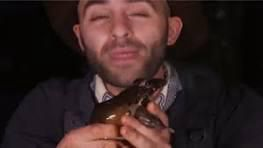
#> input picture dsk/rd/user/images/frog.bmp, 263 x 148 px
$ python res.py ../dsk/rd/user/images/frog.bmp out.png 100 100
#> lines starting #> are read from the running program, lines starting #| are printed output that depends on the picture
import sys

from PIL import Image


def resize_bmp(input_path, output_path, width, height):
#> called with input_path = '../dsk/rd/user/images/frog.bmp', output_path = 'out.png', width = 100, height = 100
    img = Image.open(input_path)
#> img is the input picture: PIL image 263x148 RGB; mean R, G, B 53.4, 35.2, 34.2
    img = img.resize((width, height), Image.Resampling.LANCZOS)
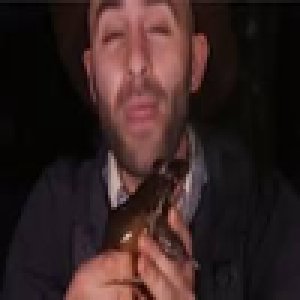
#> img: PIL image 100x100 RGB (shown 3 times larger); mean R, G, B 53.4, 35.2, 34.2
    img.save(output_path, format="BMP")


if __name__ == "__main__":
    if len(sys.argv) != 5:
        print("Usage: python resize_bmp.py input.bmp output.bmp width height")
        sys.exit(1)

    input_path = sys.argv[1]
    output_path = sys.argv[2]
    width = int(sys.argv[3])
    height = int(sys.argv[4])

    resize_bmp(input_path, output_path, width, height)
